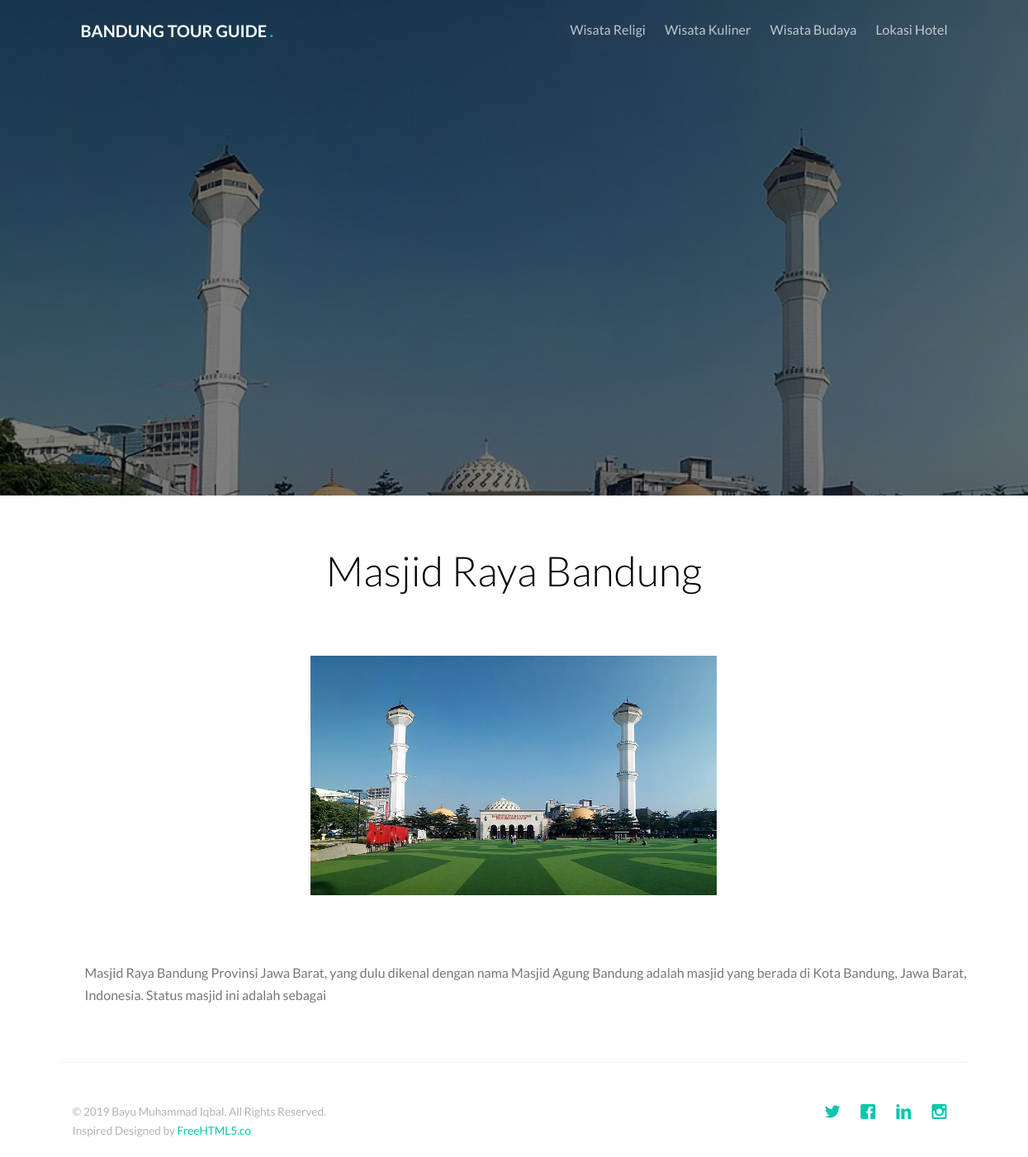
/detailreligi.php?id=3, run on the app's committed database.
### tables this page shows
CREATE TABLE `religi` (
  `id` int(11) NOT NULL,
  `judul` varchar(225) NOT NULL,
  `gambar` varchar(255) NOT NULL,
  `isi` varchar(1000) NOT NULL
);

### functions/travel.php (called while the page is built, shortened)
<?php
require_once "db.php";
function query($query)
{
    global $link;
    $result = mysqli_query($link, $query);
    $rows = [];
    while ($row  = mysqli_fetch_assoc($result)) {
        $rows[] = $row;
    }
    return $rows;
}

### detailreligi.php (the view, shortened to what this page needs)
<?php
require_once "view/header.php";
$id = $_GET['id'];
$populer = query("SELECT * FROM religi WHERE id = $id")[0];
?>
<header id="gtco-header" class="gtco-cover gtco-cover-sm" role="banner" style="background-image: url(admin/religi/img/<?= $populer['gambar']; ?>)">
    <div class="overlay"></div>
    <div class="gtco-container">
        <div class="row">
            <div class="col-md-12 col-md-offset-0 text-center">
            </div>
        </div>
    </div>
</header>
<div class="gtco-section">
    <div class="gtco-container">
        <div class="row">
            <br><br>
            <div class="col-md-8 col-md-offset-2 text-center gtco-heading">
                <h2><?= $populer['judul']; ?></h2><br><br>
                <img src="admin/religi/img/<?= $populer['gambar']; ?>" alt="" width="492px" height="290px">
            </div>
        </div>
        <div class="container">
            <p><?= $populer['isi']; ?></p>
        </div>
    </div>
</div>
<?php
require_once "view/footer.php";
?>

### view/css/style.css (style rules this page uses)
body { font-family: "Lato", Arial, sans-serif; font-weight: 400; font-size: 16px; line-height: 1.7; color: #777; background: #fff; }
p { margin-bottom: 20px; }
h1, h2, h3, h4, h5, h6, figure { color: #000; font-family: "Lato", Arial, sans-serif; font-weight: 400; margin: 0 0 20px 0; }
.gtco-container { max-width: 1100px; position: relative; margin: 0 auto; padding-left: 15px; padding-right: 15px; }
#gtco-header { background: #4d4d4d; }
#gtco-header, #gtco-counter, .gtco-bg { background-size: cover; background-position: top center; background-repeat: no-repeat; position: relative; }
.gtco-cover { height: 900px; background-size: cover; background-position: center center; background-repeat: no-repeat; position: relative; float: left; width: 100%; }
.gtco-cover .overlay { z-index: 1; position: absolute; bottom: 0; top: 0; left: 0; right: 0; background: rgba(0, 0, 0, 0.5); }
.gtco-cover > .gtco-container { position: relative; z-index: 10; }
.gtco-cover.gtco-cover-sm { height: 600px; }
#gtco-features, #gtco-features-2, #gtco-products, #gtco-services, #gtco-subscribe, #gtco-footer, .gtco-section { padding: default; clear: both; position: relative; }
.gtco-heading { margin-bottom: 5em; }
.gtco-heading h2 { font-size: 50px; margin-bottom: 10px; line-height: 1.5; font-weight: 300; color: #000; position: relative; }

### data on the page
religi: gambar (picture), judul "Masjid Raya Bandung", isi "Masjid Raya Bandung Provinsi Jawa Barat, yang dulu dikenal dengan nama Masjid Agung Bandung adalah masjid yang berada di Kota Bandung, Jawa Barat, Indonesia. Status masjid ini adalah sebagai"
